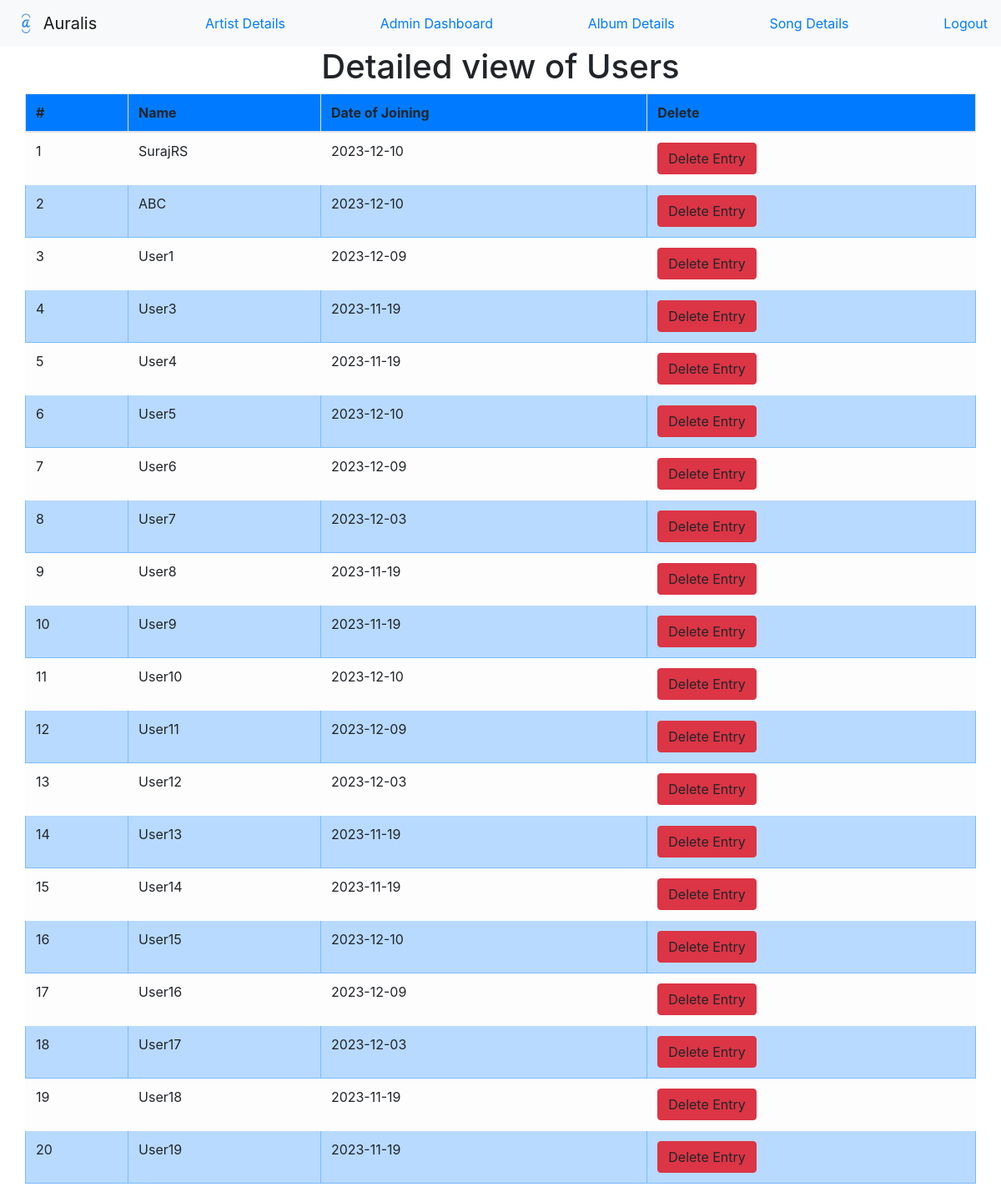
The app's page /detail/user (signed in), older data.
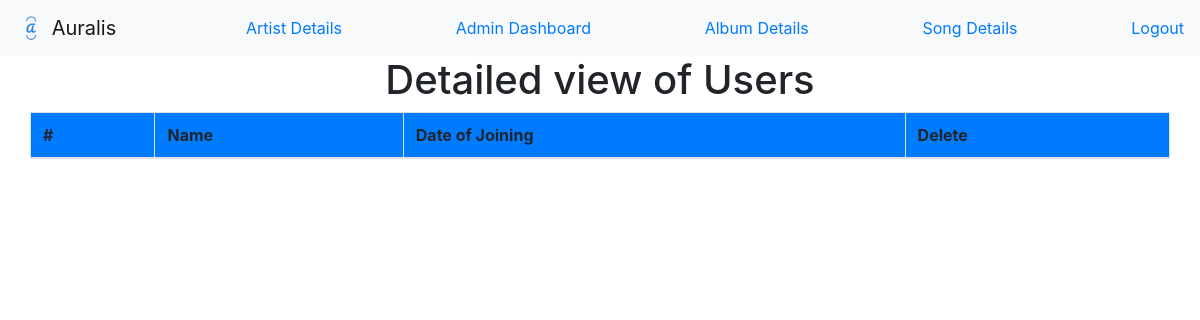
The same page, newer data.
### main.py (models this page shows)
class User(db.Model):
  username = db.Column(db.String(80),
                       unique=True,
                       nullable=False,
                       primary_key=True)
  email = db.Column(db.String(120), unique=True, nullable=False)
  password = db.Column(db.String(120), nullable=False)
  creator = db.Column(db.Boolean, default=False, nullable=False)
  profile_picture = db.Column(db.String(120))
  artist = db.relationship("Artist",
                           backref="user",
                           uselist=False,
                           cascade="all, delete-orphan")
  playlist = db.relationship("Playlist",
                           backref="user",
                           cascade="all, delete-orphan")
  time = db.Column(db.DateTime)

### main.py (the view)
@app.route('/detail/user', methods=['GET'])
def detail_user():
  if session['admin']:
    users = User.query.all()
    return render_template("detailed_view_user.html", users=users)

### templates/detailed_view_user.html (shortened to what this page needs)
<html>
 <head>
   {% include "base.html" %}
   <nav class="navbar navbar-light bg-light">
     <a class="navbar-brand" href="#">
       <img src="{{ url_for('static', filename='favicon.png') }}" width="30" height="30" class="d-inline-block align-top" alt="">
       Auralis
     </a>
   <a href="{{ url_for('detail_artist') }}">Artist Details</a><a href="{{ url_for('admin_dashboard') }}">Admin Dashboard </a><a href="{{ url_for('detail_album') }}">Album Details </a><a href="{{ url_for('detail_song') }}">Song Details </a><a href="{{ url_for('index') }}">Logout</a>
   </nav>
   <h1 class="text-center">Detailed view of Users</h1>
 </head>
<table class="table table-bordered border-primary container">
  <thead class="thead bg-primary">
    <tr>
      <th>#</th>
      <th>Name</th>
      <th>Date of Joining</th>
      <th>Delete </th>
    </tr>
  </thead>
  <tbody>
    {% for row in users %}
    {%if loop.index % 2==0 %}
  <tr class="table-primary">
    <td> {{loop.index}} </td>
    <td> {{row.username}} </td>
    <td> {{row.time.date()}}</td>
    <td> <a class="btn btn-danger deleteButton" data-id={{row.username}}>Delete Entry</a>
</td>
  </tr>
    {%else%}
    <tr class="table-light">
      <td> {{loop.index}} </td>
      <td> {{row.username}} </td>
      <td> {{row.time.date()}}</td>
      <td> <a class="btn btn-danger deleteButton" data-id={{row.username}}>Delete Entry</a>
    </td>
    </tr>
    {%endif%}
    {% endfor %}
  </tbody>
</table>
  </html>

Row changes from the older to the newer data that the page shows:
removed User: username "SurajRS", time "2023-12-10"
removed User: username "ABC", time "2023-12-10"
removed User: username "User1", time "2023-12-09"
removed User: username "User3", time "2023-11-19"
removed User: username "User4", time "2023-11-19"
removed User: username "User5", time "2023-12-10"
removed User: username "User6", time "2023-12-09"
removed User: username "User7", time "2023-12-03"
removed User: username "User8", time "2023-11-19"
removed User: username "User9", time "2023-11-19"
removed User: username "User10", time "2023-12-10"
removed User: username "User11", time "2023-12-09"
removed User: username "User12", time "2023-12-03"
removed User: username "User13", time "2023-11-19"
removed User: username "User14", time "2023-11-19"
removed User: username "User15", time "2023-12-10"
removed User: username "User16", time "2023-12-09"
removed User: username "User17", time "2023-12-03"
removed User: username "User18", time "2023-11-19"
removed User: username "User19", time "2023-11-19"
